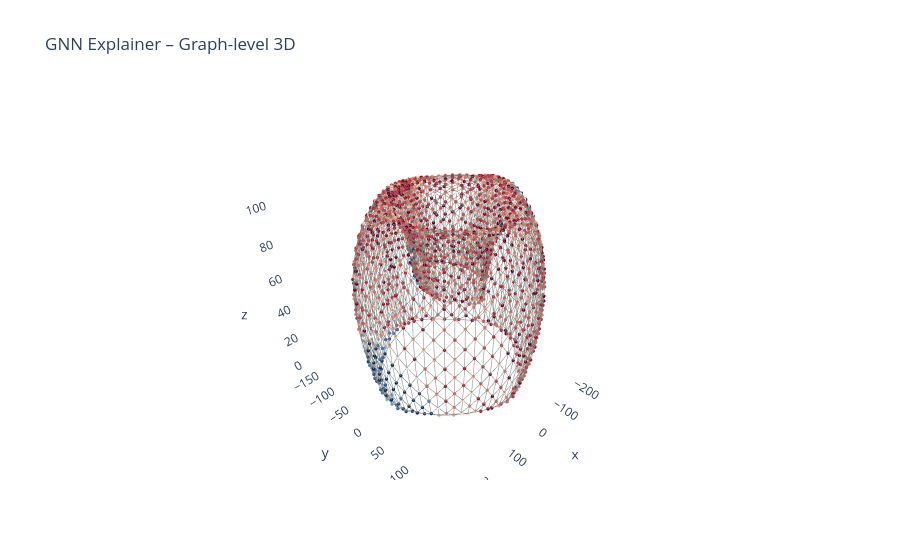

Notebook cell for this chart:
### Code cell
plot_gnn_explanation_3d(data, explanation, node_positions_3d, need_transparency=False)

### Figure 1 — Plotly figure (JSON) as saved in the notebook; plotly's stock layout.template omitted (floating-point values rounded to 4 significant figures; data arrays with more than 128 entries replaced by an {"elided": "..."} marker saying what was removed)
{"data": [{"hoverinfo": "none", "line": {"color": "grey", "width": 1}, "mode": "lines", "type": "scatter3d", "x": {"elided": "16383 float values"}, "y": {"elided": "16383 float values"}, "z": {"elided": "16383 float values"}}, {"hoverinfo": "text", "marker": {"color": {"elided": "1849 str values"}, "size": 2}, "mode": "markers", "text": {"elided": "1849 str values"}, "type": "scatter3d", "x": {"elided": "1849 float values"}, "y": {"elided": "1849 float values"}, "z": {"elided": "1849 float values"}}], "layout": {"scene": {"xaxis": {"showbackground": false}, "yaxis": {"showbackground": false}, "zaxis": {"showbackground": false}}, "showlegend": false, "title": {"text": "GNN Explainer – Graph-level 3D"}}}
